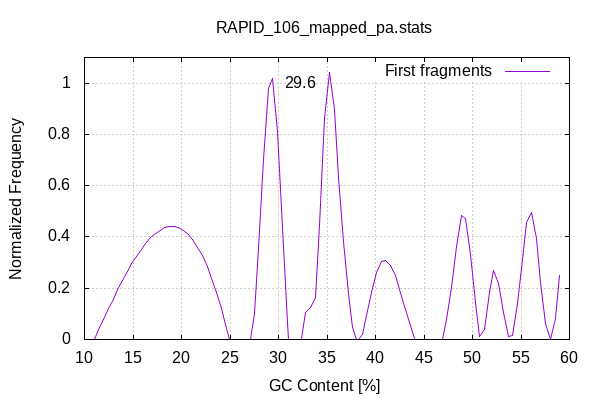

Here is the gnuplot script that generated this plot:

            set terminal png size 600,400 truecolor
            set output "RAPID_106_mapped_pa_plots-gc-content.png"
            set grid xtics ytics y2tics back lc rgb "#cccccc"
            set title "RAPID_106_mapped_pa.stats" noenhanced
            set ylabel "Normalized Frequency"
            set xlabel "GC Content [%]"
            set yrange [0:1.1]
            set label sprintf("%.1f",29.65) at 29.65,1 front offset 1,0
            plot '-' smooth csplines with lines lc 1 title 'First fragments' 
        11	0.000000
23	0.250000
25	0.000000
28	0.250000
28	0.500000
29	1.000000
30	0.750000
31	0.000000
33	0.250000
33	0.000000
34	0.250000
35	1.000000
36	0.750000
37	0.250000
38	0.000000
40	0.250000
44	0.000000
48	0.250000
49	0.500000
50	0.250000
51	0.000000
52	0.250000
54	0.000000
56	0.500000
58	0.000000
59	0.250000
end
